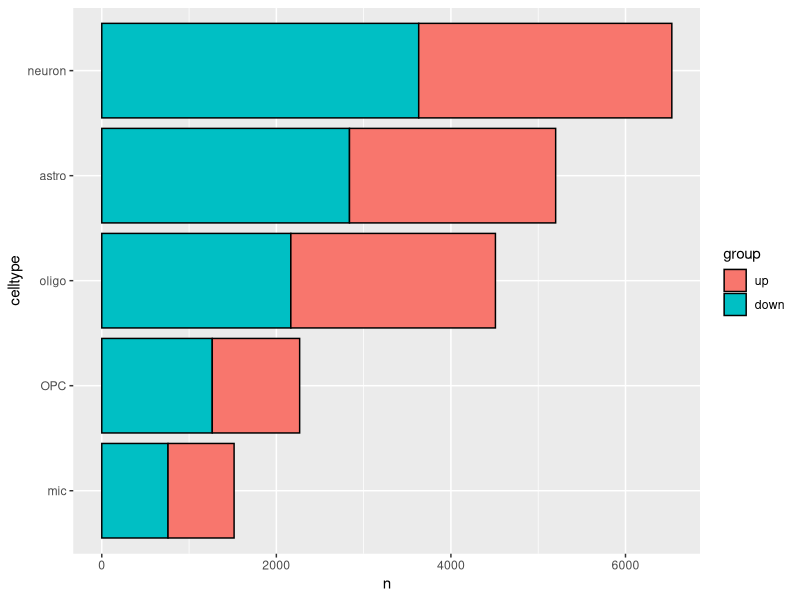

Reproduce this figure in R.
library(readr)
library(dplyr)
library(ggplot2)

# this is generated by fig5c-d_snrna_analysis.R
df_deg <- read_tsv('input/fig6a_deg_count/FAM193B_CCG_deg_in_NC.txt')

# reproduce source data of Fig. 6a
df_deg_count <- filter(df_deg, FDR < 0.05, !is.na(coef)) %>% 
            mutate(group = if_else(coef > 0, "up", "down")) %>%
            group_by(celltype, group) %>%
            summarise(n=n())
df_deg_count <- mutate(df_deg_count,
                       celltype = factor(celltype, levels = c("mic", "OPC", "oligo", "astro", "neuron")),
                       group = factor(group, levels = c("up", "down")))

if (!dir.exists("output/fig6a_deg_count")) dir.create("output/fig6a_deg_count", recursive = T)
pdf("output/fig6a_deg_count/fig6a.deg_count.pdf")
ggplot(df_deg_count, aes(n, celltype, fill=group)) + 
    geom_bar(stat="identity", color="black")
dev.off()
